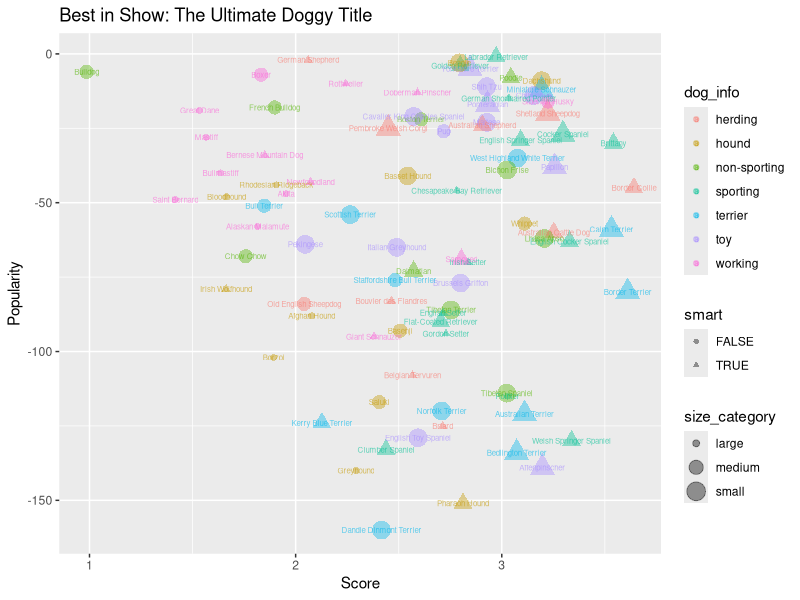

Here is the R script that generated this plot:
## ---- chunk 1
library(readxl)
library(tidyverse)
library(ggplot2)
## ---- chunk 2
dog_info <- read_excel('dog.xlsx', sheet='Best in show full sheet', skip = 3)
# print(colnames(dog_info))

# clean
dog_info <- dog_info %>% rename('popularity' = `1- 173, 1 = most poular, US. American Kennel Club registrations 2011, pure breeds only`)

dog_info <- dog_info %>% rename('dog_info' = `American Kennel Club group`)
dog_info <- dog_info %>% rename('size_category' = `...32`)
dog_info <- dog_info %>% rename('popularity_rank' = `pure breeds, American Kennel Club 2011`)
dog_info <- dog_info %>% rename('intelligence_rank' = `...41`)
dog_info <- dog_info %>% rename('intelligence_percent' = `in descending rank (higher score = better),  normalized as percentage...12`)
dog_info <- dog_info %>% rename('score' = `intelligence + longevity + ailments + 50% (purchase price + food costs + grooming score). highest possible score: 4.5`)

# higher is better for intelligence percent
selected <- dog_info %>% select(`Dog breed`, `dog_info`, `popularity_rank`,`intelligence_rank`,`intelligence_percent`,`size_category`, `score`)

selected


## ---- chunk 3
# drop columns where there is no value on if a dog is smart or not 
selected <- selected[!is.na(selected$intelligence_percent), ]
# make a new column based off of value of if dog is smart or not
vals <- c()
for (val in selected$intelligence_percent){
  if (val > 0.5){
    vals <- c(vals, TRUE) 
  }
  else{
    vals <- c(vals, FALSE)
  }
}
selected$smart = vals

# make category a factor

as.factor(selected$dog_info)
as.factor(selected$size_category)
selected


## ---- chunk 4
# options(repr.plot.width=15, repr.plot.height=8)

ggplot(selected,aes(x=score,y=-popularity_rank, color=dog_info, shape=smart, size=size_category)) + geom_point(alpha=.4) + geom_text(aes(label=`Dog breed`), alpha=0.6, size = 2) + ggtitle("Best in Show: The Ultimate Doggy Title") + xlab("Score") + ylab("Popularity")
